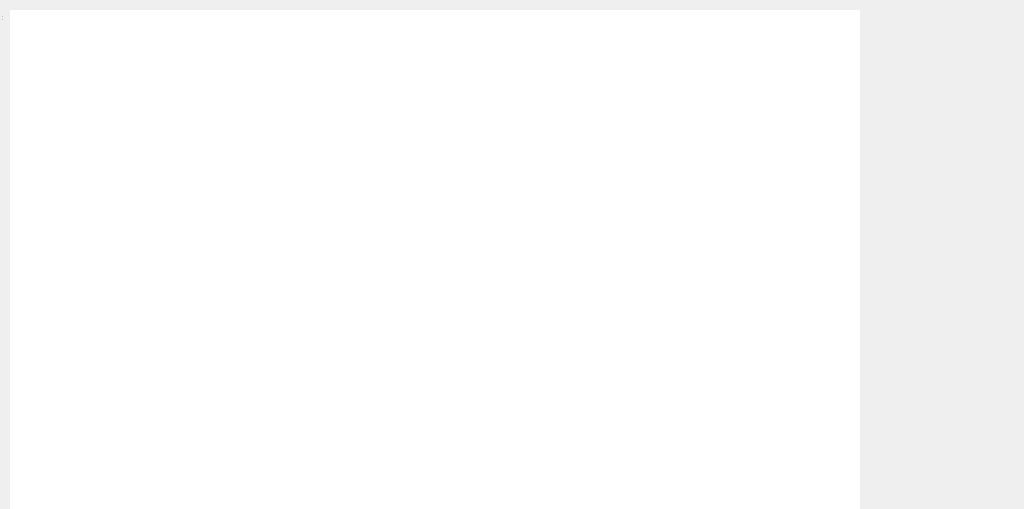
<?xml version="1.0" encoding="UTF-8"?>
<ui version="4.0">
 <class>TradePage</class>
 <widget class="QWidget" name="TradePage">
  <property name="geometry">
   <rect>
    <x>0</x>
    <y>0</y>
    <width>1024</width>
    <height>509</height>
   </rect>
  </property>
  <property name="windowTitle">
   <string>TradePage</string>
  </property>
  <widget class="QWidget" name="centralWidget" native="true">
   <property name="geometry">
    <rect>
     <x>0</x>
     <y>0</y>
     <width>1024</width>
     <height>509</height>
    </rect>
   </property>
   <widget class="QTextBrowser" name="textBrowser">
    <property name="geometry">
     <rect>
      <x>10</x>
      <y>10</y>
      <width>850</width>
      <height>509</height>
     </rect>
    </property>
    <property name="maximumSize">
     <size>
      <width>16777215</width>
      <height>16777215</height>
     </size>
    </property>
    <property name="autoFillBackground">
     <bool>false</bool>
    </property>
    <property name="frameShape">
     <enum>QFrame::NoFrame</enum>
    </property>
    <property name="frameShadow">
     <enum>QFrame::Plain</enum>
    </property>
    <property name="html">
     <string>&lt;!DOCTYPE HTML PUBLIC &quot;-//W3C//DTD HTML 4.0//EN&quot; &quot;http://www.w3.org/TR/REC-html40/strict.dtd&quot;&gt;
&lt;html&gt;&lt;head&gt;&lt;meta name=&quot;qrichtext&quot; content=&quot;1&quot; /&gt;&lt;style type=&quot;text/css&quot;&gt;
p, li { white-space: pre-wrap; }
&lt;/style&gt;&lt;/head&gt;&lt;body style=&quot; font-family:'Sans Serif'; font-size:9pt; font-weight:400; font-style:normal;&quot;&gt;
&lt;p style=&quot;-qt-paragraph-type:empty; margin-top:0px; margin-bottom:0px; margin-left:0px; margin-right:0px; -qt-block-indent:0; text-indent:0px;&quot;&gt;&lt;br /&gt;&lt;/p&gt;
&lt;p style=&quot;-qt-paragraph-type:empty; margin-top:0px; margin-bottom:0px; margin-left:0px; margin-right:0px; -qt-block-indent:0; text-indent:0px;&quot;&gt;&lt;br /&gt;&lt;/p&gt;&lt;/body&gt;&lt;/html&gt;</string>
    </property>
    <property name="overwriteMode">
     <bool>false</bool>
    </property>
    <property name="openExternalLinks">
     <bool>false</bool>
    </property>
    <property name="openLinks">
     <bool>false</bool>
    </property>
   </widget>
  </widget>
  <widget class="QStatusBar" name="statusBar">
   <property name="geometry">
    <rect>
     <x>0</x>
     <y>0</y>
     <width>3</width>
     <height>22</height>
    </rect>
   </property>
  </widget>
 </widget>
 <layoutdefault spacing="6" margin="11"/>
 <resources/>
 <connections/>
</ui>
